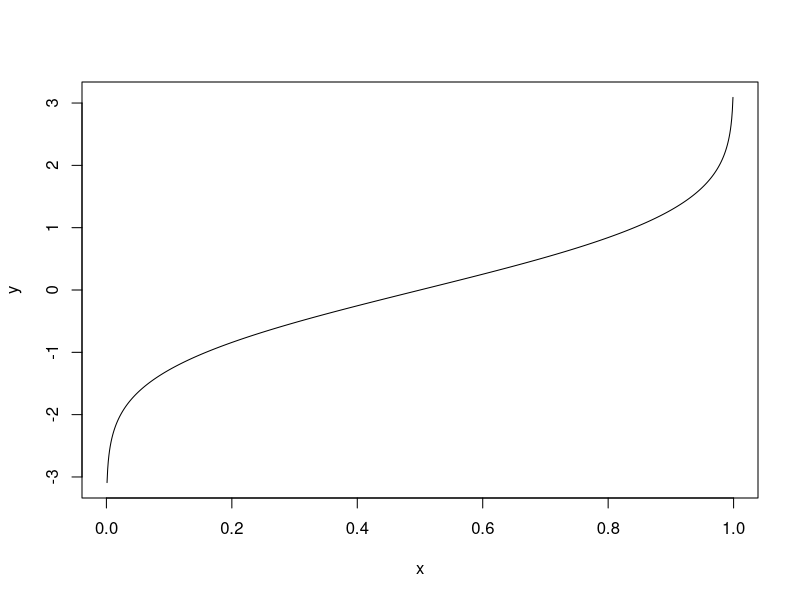

This figure's R source:
## Funcao de Densidade ( ou probabilidade)
# coloca o d na frente 
#You should use R’s dbinom function.
#You can use this to calculate the probability of getting X successes on n binomial 
#trials. For example, if we have a fair coin 
#(p(head)=.5), then we can use the dbinom function to 
#calculate the probability of getting 5 heads in 10 trials

dbinom(5, size=10, prob=0.5)

##Gerador Aleatório
# lets assume we’re in charge of quality for a factory.[
# We make 150 widgets per day. 
#Defective widgets must be reworked. We know that 
#there is a 5% error rate. 
#Lets estimate how many widgets we will need to fix each day this week.
rbinom(7, 150,.05)

#gerar um cara ou coroa 
#distribuição de bernoulli

rbinom(10, 1,.5)

# probabilidade acumulativa 
#If we flip a fair coin 10 times, what is the 
#probability of getting 5 or less heads?
#cumulative probability of an event

pbinom(5,10,0.5)

#Funcao de probabilidade 
#inverse binomial distribution -  You provide the function with the specific
#percentile within the cumulative distribution function
# you want to be at or below and it will generate the
#number of successes associated with that cumulative
#probability.
qbinom(0.25,10,.5)


#here is the 90th percentile of a binomial 
#distribution with n = 200 and p = 0.3.
#quantile=0.9

qbinom(0.9, 200, 0.3)

x <- seq(0.001, 0.999, length=1000)
y <- qnorm(x)
plot(x, y, type="l")